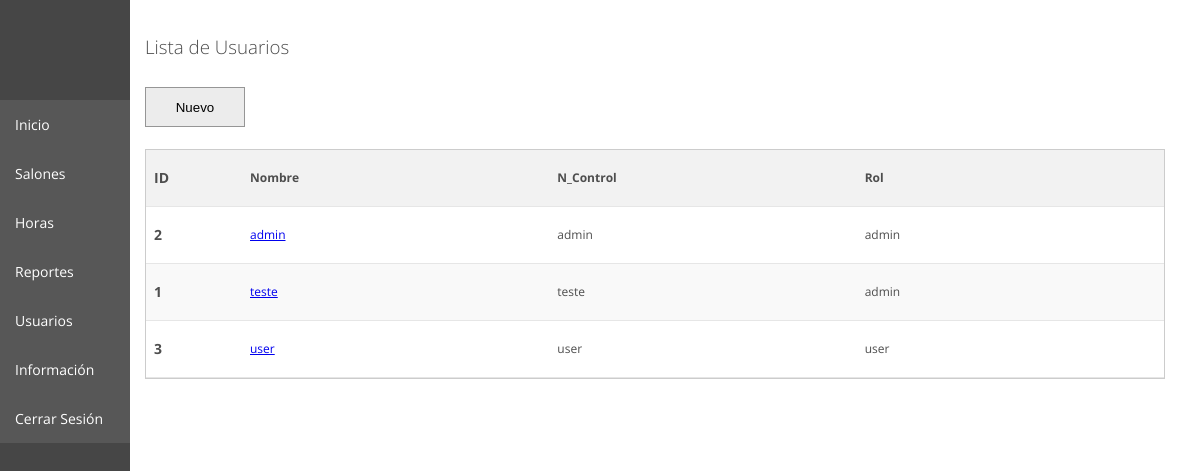
Page /view/usuario_list.php (signed in) on the committed database.
### tables this page shows
CREATE TABLE `usuario` (
  `id` int(11) NOT NULL,
  `nombre` varchar(50) DEFAULT NULL,
  `n_control` varchar(50) DEFAULT NULL,
  `contraseña` varchar(32) DEFAULT NULL,
  `rol` enum('admin','user') DEFAULT 'user'
);

### view/config.php (called while the page is built, shortened)
<?php
$cfg = new stdClass();
$cfg->db_localhost = '127.0.0.1';
$cfg->db_user = 'admin';
$cfg->db_password = 'itm123';
$cfg->db_name = 'clases';
$cfg->db_port = 3306;
?>

### model/usuario.php (called while the page is built, shortened)
<?php
require_once "db_mysqli.php";
class Usuario
{
    function listar()
    {
        $db = new Database();
        $sql = 'SELECT id, nombre, n_control, rol
                FROM usuario
                ORDER BY nombre;';
        return $db->query($sql);
    }
}
?>

### model/db_mysqli.php (called while the page is built, shortened)
<?php
class Database
{
	private $link;
	function __construct()
	{
		global $cfg;
		$this->link = mysqli_connect(
			$cfg->db_localhost,
			$cfg->db_user,
			$cfg->db_password,
			$cfg->db_name,
			$cfg->db_port
		) or die("Error de Conexión: " . mysqli_connect_error());
	}
	function query($sql)
	{
		mysqli_query($this->link, "SET NAMES utf8");
		$result = mysqli_query($this->link, $sql) or die(mysqli_error($this->link));
		$array_result = array();
		while ($row = mysqli_fetch_array($result)) {
			$array_result[] = $row;
		}
		return $array_result;
	}
}

### controller/usuarioController.php (the view, shortened to what this page needs)
<?php
require "../model/usuario.php";
class UsuarioController
{
	function listarcontroller()
	{
		$usuario = new Usuario();
		$lineas = $usuario->listar();
		$tabla = '';
		foreach($lineas as $linea)
		{
			$tabla .= '<tr>
							<td>'.$linea['id'].'</td>
							<td><a href="usuario_form.php?id='.$linea['id'].'">'.$linea['nombre'].'</a></td>
							<td>'.$linea['n_control'].'</td>
							<td>' . $linea['rol'] . '</td>
						</tr>
							';
		}
		return $tabla;
	}
}
?>

### view/css/estilo.css (style rules this page uses)
body { padding: 0px; margin: 0px; font-family: "Open Sans", sans-serif; color: #4e4e4e; overflow: hidden; background-color: #ffffff; }
table td { border-bottom: solid 1px #e6e6e6; }
table td:nth-child(1) { font-size: 14px; font-weight: bold; width: 80px; }
th, td { padding: 8px; text-align: left; border-bottom: 1px solid #ddd; }
tbody tr:nth-child(even) { background-color: #f9f9f9; }

### rows in the picture
usuario: id "2", nombre "admin", n_control "admin", rol "admin"
usuario: id "1", nombre "teste", n_control "teste", rol "admin"
usuario: id "3", nombre "user", n_control "user", rol "user"
